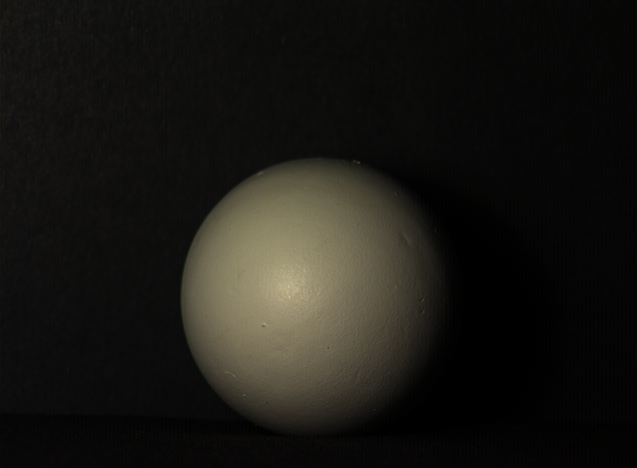
%> input picture PI/sphere-lamp1.tif, 637 x 468 px
$ octave photo.m   (GNU Octave 9; MATLAB toolbox functions it lacks are replaced by stand-ins)
%> lines starting %> are read from the running program, lines starting %| are printed output that depends on the picture
%%environment variable
scale = 1.5/255;
min_value = 5/255;
max_value = 255/10;
range_least = round(min_value/scale);
range_large = round(max_value/scale);
center = [319,295.6306];
r = 138.2955;
%----------------------%

a = imread('./PI/sphere-lamp1.tif');
%> a is the input picture: size 468x637x3 uint8; mean R, G, B 25.5, 24.2, 20.3
b = imread('./PI/sphere-lamp2.tif');
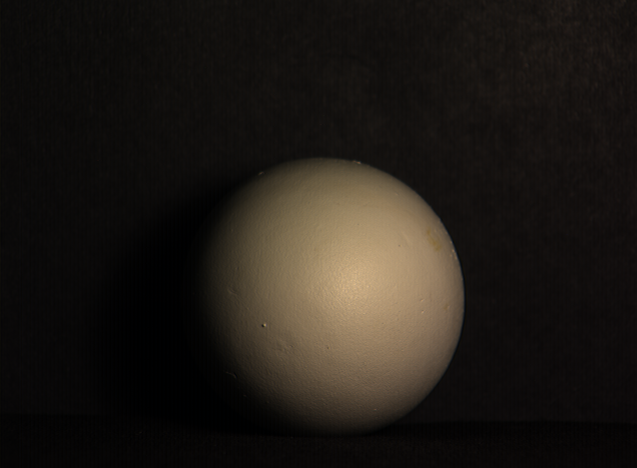
%> input picture PI/sphere-lamp2.tif, 637 x 468 px
%> b is the input picture: size 468x637x3 uint8; mean R, G, B 31.5, 26.9, 21.9
c = imread('./PI/sphere-lamp3.tif');
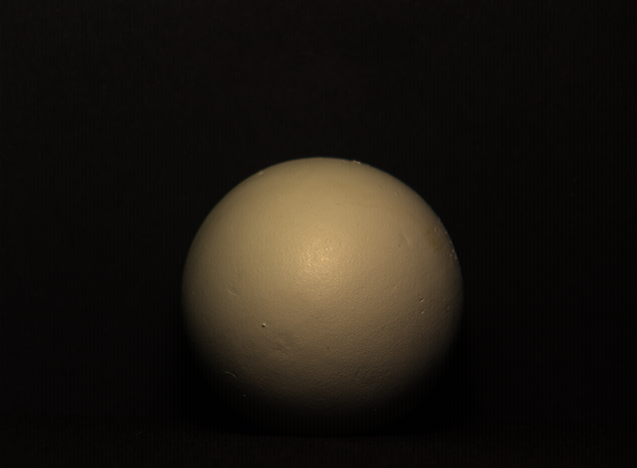
%> input picture PI/sphere-lamp3.tif, 637 x 468 px
%> c is the input picture: size 468x637x3 uint8; mean R, G, B 27.1, 22.7, 16.7

img1 = double(rgb2gray(a))/255;
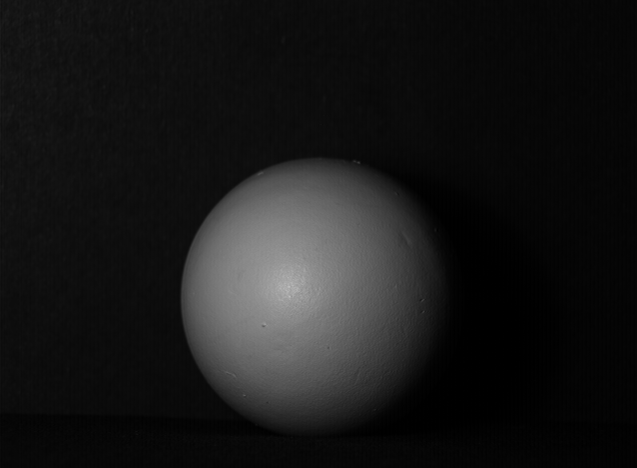
%> img1: size 468x637 double; min 0, max 0.745, mean 0.0945
img2 = double(rgb2gray(b))/255;
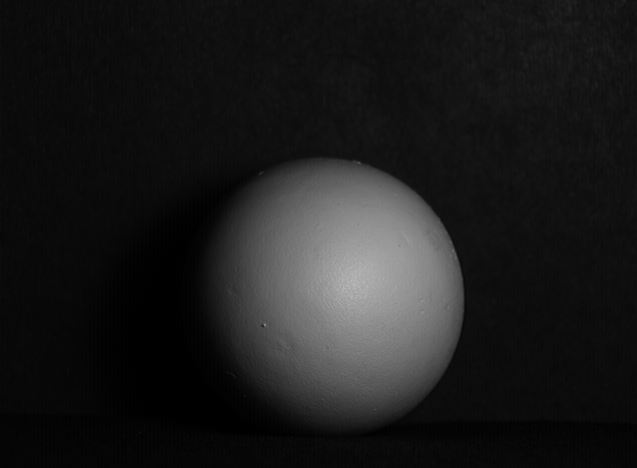
%> img2: size 468x637 double; min 0, max 0.745, mean 0.108
img3 = double(rgb2gray(c))/255;
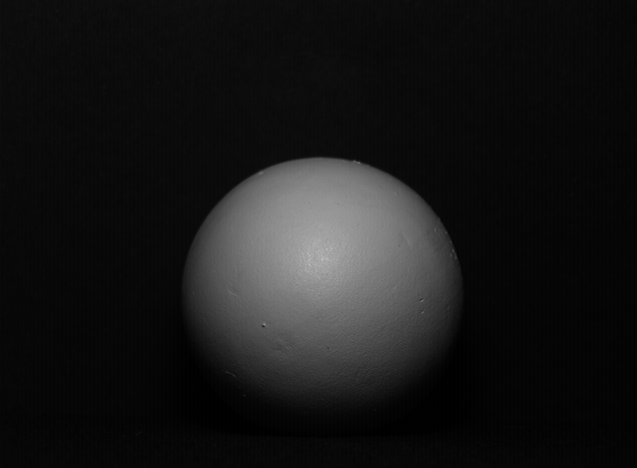
%> img3: size 468x637 double; min 0, max 0.757, mean 0.0909
pos = zeros(468,637);

% [4 lines of commented-out code are left out]

for i = 1:468
    for j = 1:637
        if ((j-center(1))^2+(i-center(2))^2 < r^2)
            pos(i,j) = 1;
        else
            pos(i,j) = 0;
        end
    end
end

imtool(pos);
imtool(img1);


[y_graph,x_graph] = find(pos == 1);

z_graph = -sqrt(r^2-(x_graph-center(1)).^2-(y_graph-center(2)).^2);

P = zeros(range_large,range_large,2);
Q = zeros(range_large,range_large,2);

P2 = ((x_graph-center(1))./(r-z_graph));
Q2 = ((y_graph-center(2))./(r-z_graph));

index = sub2ind(size(img1), y_graph, x_graph);
dataImg1 = min(max(min_value,img1(index)),max_value);
dataImg2 = min(max(min_value,img2(index)),max_value);
dataImg3 = min(max(min_value,img3(index)),max_value);

E1_E2 = round(dataImg1./dataImg2/scale);
E2_E3 = round(dataImg2./dataImg3/scale);
index3_ones = ones(size(E1_E2));
index3_twos = ones(size(E1_E2))*2;

index_one = sub2ind(size(P), E1_E2, E2_E3,index3_ones);
index_two = sub2ind(size(P), E1_E2, E2_E3,index3_twos);

for i = 1:size(index_one)
     if(P(index_one(i)) == 0)
        P(index_one(i)) = P2(i);
     elseif (P(index_two(i)) == 0)
         tempCrti = (P(index_one(i))-P2(i))/P(index_one(i));
             if(abs(tempCrti) > 0.5)
                P(index_two(i)) = P2(i);
             end
     else
% [8 lines of commented-out code are left out]
     end
end
%> this loop made 60076 passes
%> tempCrti on passes 6, 11, 13, 14, 15, 16, 17, 35, 40, 43, 44, 45: 0.00352, -0.000658, -0.00439, -0.00765, -0.00998, -0.0181, -0.0265, 0.0025, -0.000634, -0.00171, -0.00381, -0.00767
%> after the loop, tempCrti = -0.0136

for i = 1:size(index_one)
    if(Q(index_one(i)) == 0)
        Q(index_one(i)) = Q2(i);
    elseif (Q(index_two(i)) == 0)
        tempCrti = (Q(index_one(i))-Q2(i))/Q(index_one(i));
        if(abs(tempCrti) > 0.5)
           Q(index_two(i)) = Q2(i);
        end
    else
% [8 lines of commented-out code are left out]
    end
end
%> this loop made 60076 passes
%> tempCrti on passes 6, 11, 15, 35, 40, 43, 44, 45, 54, 60: 0.219, -2.71, -1.29, 0.433, -0.731, -0.231, -0.463, -1.2, -0.0763, -0.471
%> after the loop, tempCrti = -0.916
